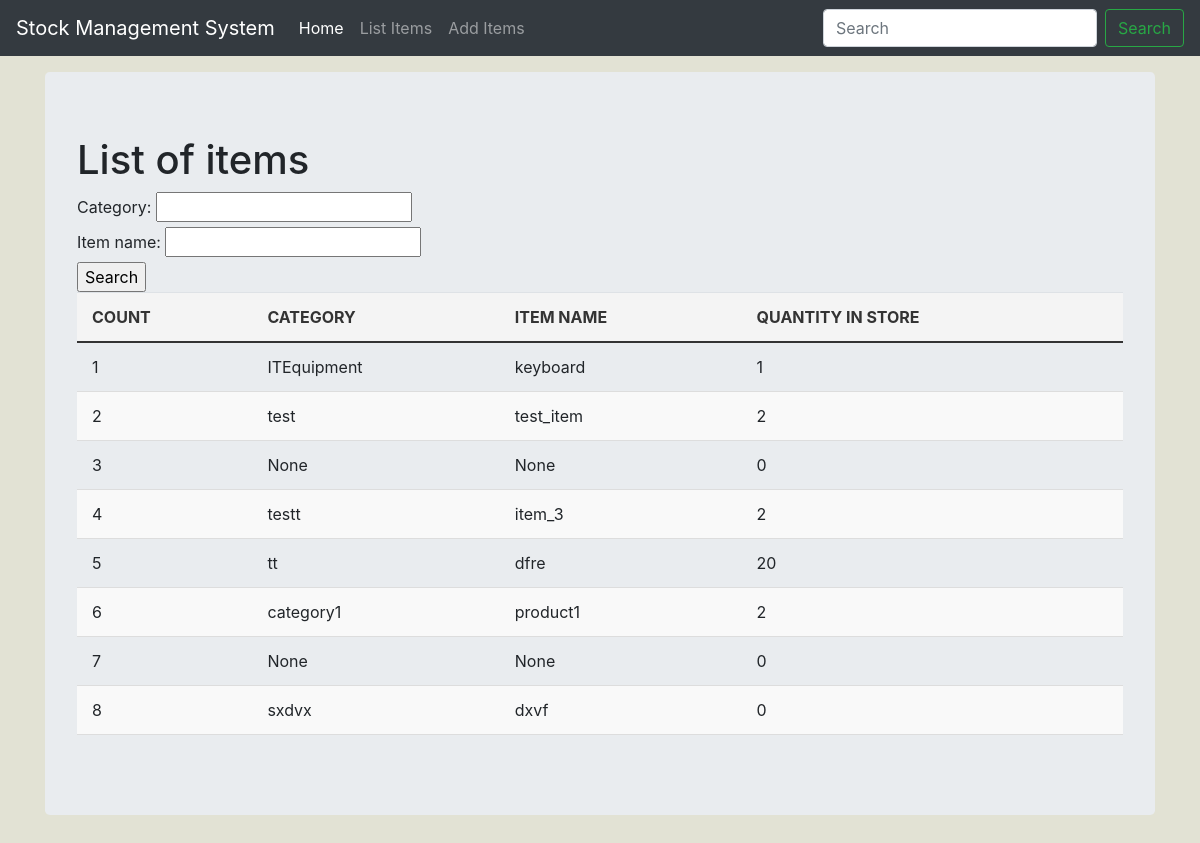
The page /list_items on the database as committed earlier.
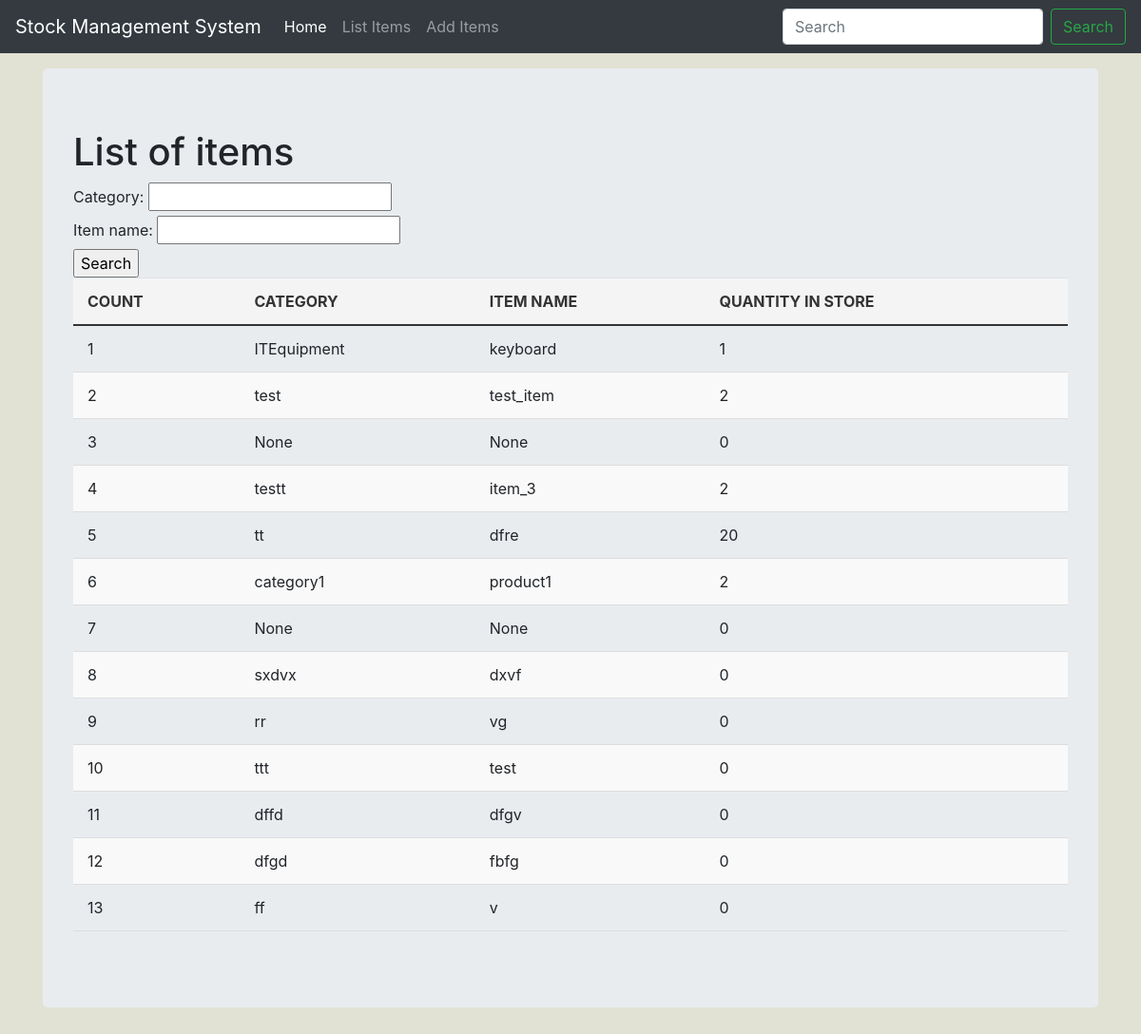
The same page on the database as committed later.
### api/models.py (models this page shows, shortened)
class Stock(models.Model):
    category = models.CharField(max_length=50, blank=False, null=True)
    item_name = models.CharField(max_length=50, blank=True, null=True)
    quantity = models.IntegerField(default="0", blank=True, null=True)
    receive_quantity = models.IntegerField(default="0", blank=True, null=True)
    receive_by = models.CharField(max_length=50, blank=True, null=True)
    issue_quantity = models.IntegerField(default="0", blank=True, null=True)
    issue_by = models.CharField(max_length=50, blank=True, null=True)
    issue_to = models.CharField(max_length=50, blank=True, null=True)
    phone_number = models.CharField(max_length=50, blank=True, null=True)
    created_by = models.CharField(max_length=50, blank=True, null=True)
    reorder_level = models.IntegerField(default="0", blank=True, null=True)
    last_updated = models.DateTimeField(auto_now_add=False, auto_now=True)
    export_to_csv = models.BooleanField(default=False)

### api/views.py (the view)
# urls.py: path("list_items", views.list_items, name="list_items"),
def list_items(request):
    header = "List of items"
    form = StockSearchForm(request.POST or None)
    queryset = Stock.objects.all()
    context = {"header": header, "queryset": queryset, "form": form}
    if request.method == "POST":
        queryset = Stock.objects.filter(
            category__icontains=form["category"].value(),
            item_name__icontains=form["item_name"].value(),
        )
        context = {"form": form, "header": header, "queryset": queryset}
    return render(request, "list_items.html", context)

### api/forms.py
class StockSearchForm(forms.ModelForm):
    class Meta:
        model = Stock
        fields = ["category", "item_name"]

### api/templates/list_items.html (shortened to what this page needs)
{% load static %}
<!doctype html>
<html lang="en">
<head>
    <link href="{% static 'css/bootstrap.min.css' %}" rel="stylesheet">
    <link href="{% static 'css/stylesheet.css' %}" rel="stylesheet">
    <link href="navbar-top-fixed.css" rel="stylesheet">
</head>
<body>
    {% include 'navbar.html' %}
    <main role="main" class="container">
        <div class="jumbotron">
            <h1>{{header}}</h1>
            <form method="POST" action="">
                {{form}}
                <input type="submit" value="Search" />
            </form>
            <table class="table" aria-label="table">
                <thead>
                    <tr>
                        <th>COUNT</th>
                        <th>CATEGORY</th>
                        <th>ITEM NAME</th>
                        <th>QUANTITY IN STORE</th>
                    </tr>
                </thead>
                {% for instance in queryset %}
                <tr>
                    <td>{{forloop.counter}}</td>
                    <td>{{instance.category}}</td>
                    <td>{{instance.item_name}}</td>
                    <td>{{instance.quantity}}</td>
                </tr>
                {% endfor %}
            </table>
        </div>
    </main>
</body>
</html>

### api/templates/navbar.html (shortened to what this page needs)
<nav class="navbar navbar-expand-md navbar-dark fixed-top bg-dark">
    <a class="navbar-brand" href="#">Stock Management System</a>
    <div class="collapse navbar-collapse" id="navbarCollapse">
        <ul class="navbar-nav mr-auto">
            <li class="nav-item active">
                <a class="nav-link" href="/">Home <span class="sr-only">(current)</span></a>
            </li>
            <li class="nav-item">
                <a class="nav-link" href="/list_items">List Items</a>
            </li>
            <li class="nav-item">
                <a class="nav-link" href="/add_items">Add Items</a>
            </li>
        </ul>
        <form class="form-inline mt-2 mt-md-0">
            <input class="form-control mr-sm-2" type="text" placeholder="Search" aria-label="Search">
            <button class="btn btn-outline-success my-2 my-sm-0" type="submit">Search</button>
        </form>
    </div>
</nav>

### api/static/css/stylesheet.css (style rules this page uses)
body { background-color: #e2e2d4; }
.table th, .table td { padding: 12px 15px !important; text-align: left !important; border-bottom: 1px solid #ddd !important; }
.table thead th { background-color: #f4f4f4 !important; color: #333 !important; font-weight: bold !important; border-bottom: 2px solid #333 !important; }
.table tbody tr:nth-child(even) { background-color: #f9f9f9 !important; }

### api/static/css/navbar-top-fixed.css (style rules this page uses)
body { min-height: 75rem; padding-top: 4.5rem; }

Rows that differ between the two databases and show on the page:
added Stock: category "rr", item_name "vg", quantity "0"
added Stock: category "ttt", item_name "test", quantity "0"
added Stock: category "dffd", item_name "dfgv", quantity "0"
added Stock: category "dfgd", item_name "fbfg", quantity "0"
added Stock: category "ff", item_name "v", quantity "0"
